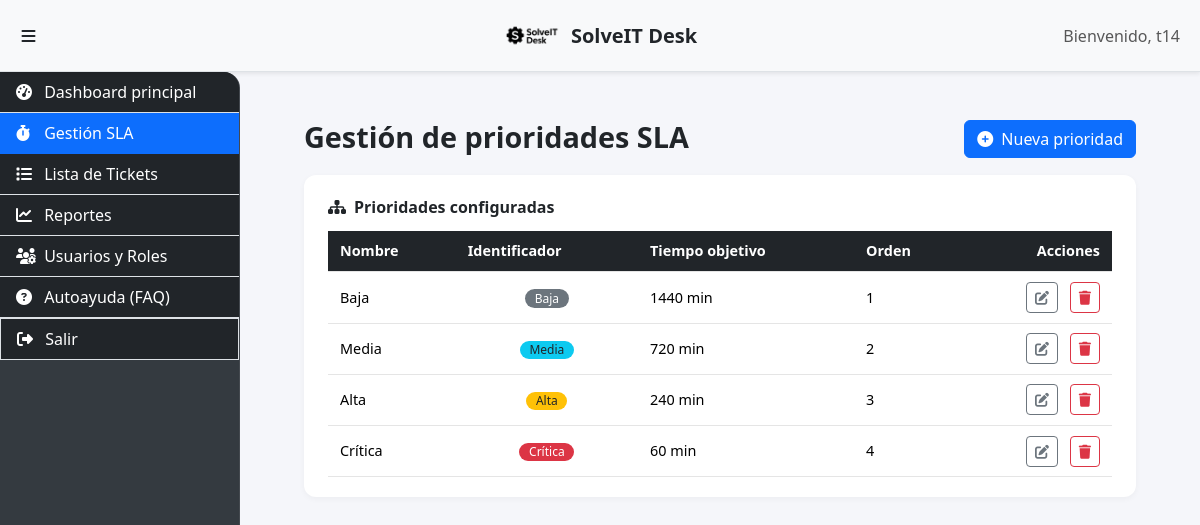
/sla/prioridades/ (signed in), run on the app's committed database.
### soporte/models.py (models this page shows, shortened)
class Prioridad(models.Model):
    clave = models.SlugField(
        max_length=50,
        unique=True,
        verbose_name="Identificador",
        help_text=(
            "Nombre corto sin espacios usado internamente para referirse a la prioridad. "
            "Por ejemplo: 'baja', 'media', 'alta'."
        ),
    )
    nombre = models.CharField(max_length=100, unique=True, verbose_name="Nombre")
    minutos_resolucion = models.PositiveIntegerField(
        verbose_name="Tiempo objetivo (minutos)",
        help_text="Tiempo máximo estimado para resolver un ticket con esta prioridad.",
    )
    orden = models.PositiveIntegerField(
        default=0,
        verbose_name="Orden",
        help_text="Se utiliza para ordenar las prioridades en los listados.",
    )
    class Meta:
        ordering = ["orden", "nombre"]
        verbose_name = "Prioridad de SLA"
        verbose_name_plural = "Prioridades de SLA"

### soporte/views.py (the view)
# urls.py: path('sla/prioridades/', views.lista_prioridades_sla, name='sla_prioridades'),
@login_required
@user_passes_test(es_personal_sla)
def lista_prioridades_sla(request):
    prioridades = Prioridad.objects.order_by("orden", "nombre")
    return render(
        request,
        'soporte/sla_prioridad_list.html',
        {
            'prioridades': prioridades,
        },
    )

### soporte/views.py (called while the page is built)
def es_personal_sla(user):
    return user.is_staff

### soporte/templates/soporte/sla_prioridad_list.html (shortened to what this page needs)
{% extends 'soporte/base.html' %}
{% block content %}
<div class="main-container">
    <div class="d-flex justify-content-between align-items-center mb-3">
        <h1 class="page-title">Gestión de prioridades SLA</h1>
        <a class="btn btn-primary" href="{% url 'sla_prioridad_crear' %}">
            <i class="fas fa-plus-circle me-1"></i> Nueva prioridad
        </a>
    </div>
    <div class="card-custom">
        <div class="card-custom-header d-flex justify-content-between align-items-center">
            <div class="d-flex align-items-center gap-2">
                <i class="fas fa-sitemap"></i>
                <span>Prioridades configuradas</span>
            </div>
        </div>
        <div class="table-responsive">
            <table class="table table-custom mb-0 align-middle">
                    <thead class="table-dark">
                        <tr>
                            <th scope="col">Nombre</th>
                            <th scope="col">Identificador</th>
                            <th scope="col">Tiempo objetivo</th>
                            <th scope="col">Orden</th>
                            <th scope="col" class="text-end">Acciones</th>
                        </tr>
                    </thead>
                    <tbody>
                        {% for prioridad in prioridades %}
                            <tr>
                                <td>{{ prioridad.nombre }}</td>
                                <td class="text-center">
                                    {% with clave=prioridad.clave %}
                                        {% if clave == 'critica' %}
                                            <span class="badge rounded-pill bg-danger">{{ prioridad.nombre }}</span>
                                        {% elif clave == 'alta' %}
                                            <span class="badge rounded-pill bg-warning text-dark">{{ prioridad.nombre }}</span>
                                        {% elif clave == 'media' %}
                                            <span class="badge rounded-pill bg-info text-dark">{{ prioridad.nombre }}</span>
                                        {% elif clave == 'baja' %}
                                            <span class="badge rounded-pill bg-secondary">{{ prioridad.nombre }}</span>
                                        {% else %}
                                            <span class="badge rounded-pill bg-primary">{{ prioridad.nombre }}</span>
                                        {% endif %}
                                    {% endwith %}
                                </td>
                                <td>{{ prioridad.minutos_resolucion }} min</td>
                                <td>{{ prioridad.orden }}</td>
                                <td class="text-end">
                                    <a href="{% url 'sla_prioridad_editar' prioridad.id %}" class="btn btn-sm btn-outline-secondary me-2">
                                        <i class="fas fa-edit"></i>
                                    </a>
                                    <a href="{% url 'sla_prioridad_eliminar' prioridad.id %}" class="btn btn-sm btn-outline-danger">
                                        <i class="fas fa-trash"></i>
                                    </a>
                                </td>
                            </tr>
                        {% empty %}
                            <tr>
                                <td colspan="5" class="text-center py-4 text-muted">No hay prioridades configuradas.</td>
                            </tr>
                        {% endfor %}
                    </tbody>
                </table>
        </div>
    </div>
</div>
{% endblock %}

### soporte/templates/soporte/base.html (shortened to what this page needs)
{% load static %}
<!DOCTYPE html>
<html lang="es">
<head>
    <link href="https://cdn.jsdelivr.net/npm/bootstrap@5.3.3/dist/css/bootstrap.min.css" rel="stylesheet">
    <link rel="stylesheet" href="https://cdnjs.cloudflare.com/ajax/libs/font-awesome/6.5.2/css/all.min.css">
    <link rel="stylesheet" href="{% static 'soporte/css/styles.css' %}">
</head>
<body>
    <div class="d-flex" id="wrapper">
        <div id="sidebar-wrapper">
            <div class="list-group list-group-flush">
                {% if request.user.is_staff %}
                <a href="{% url 'dashboard_principal' %}" class="list-group-item list-group-item-action bg-dark text-white">
                    <i class="fas fa-tachometer-alt"></i> Dashboard principal
                </a>
                <a href="{% url 'sla_prioridades' %}" class="list-group-item list-group-item-action bg-dark text-white">
                    <i class="fas fa-stopwatch"></i> Gestión SLA
                </a>
                {% endif %}
                <a href="{% url 'home_tickets' %}" class="list-group-item list-group-item-action bg-dark text-white">
                    <i class="fas fa-list"></i> Lista de Tickets
                </a>
                {% if request.user.is_superuser %}
                    <a href="{% url 'dashboard_de_reportes' %}" class="list-group-item list-group-item-action bg-dark text-white">
                        <i class="fas fa-chart-line"></i> Reportes
                    </a>
                    <a href="{% url 'mantenedor_usuarios' %}" class="list-group-item list-group-item-action bg-dark text-white">
                        <i class="fas fa-users-cog"></i> Usuarios y Roles
                    </a>
                {% endif %}
                <a href="{% url 'lista_faqs' %}" class="list-group-item list-group-item-action bg-dark text-white">
                    <i class="fas fa-question-circle"></i> Autoayuda (FAQ)
                </a>
                <form action="{% url 'logout' %}" method="post" style="display:inline;">
                    <button type="submit" class="list-group-item list-group-item-action bg-dark text-white w-100 text-start">
                        <i class="fas fa-sign-out-alt"></i> Salir
                    </button>
                </form>
            </div>
            </div>
        <div id="page-content-wrapper">
            <nav class="navbar navbar-expand-lg navbar-light navbar-top fixed-top border-bottom">
                <div class="container-fluid position-relative d-flex align-items-center">
                    <button id="sidebarToggle" class="btn sidebar-toggle-btn me-2" type="button" aria-label="Mostrar/ocultar menú">
                        <i class="fas fa-bars"></i>
                    </button>
                    <ul class="navbar-nav ms-auto mt-2 mt-lg-0">
                        <li class="nav-item active">
                            <span class="nav-link">Bienvenido, {{ request.user.username }}</span>
                        </li>
                    </ul>
                    <a href="{% url 'dashboard_principal' %}" class="navbar-brand main-navbar-brand d-flex align-items-center justify-content-center gap-2 position-absolute top-50 start-50 translate-middle">
                        <img src="{% static 'soporte/solveit-desk.png' %}" alt="SolveIT Desk" class="brand-logo">
                        <span class="brand-text">SolveIT Desk</span>
                    </a>
                </div>
            </nav>
            <div class="main-container">
                {% block content %}{% endblock %}
            </div>
        </div>
    </div>
</body>
</html>

### soporte/static/soporte/css/styles.css (style rules this page uses)
:root { --sidebar-w: 15rem; --header-h: 56px; --toggle-size: 46px; --toggle-radius: 12px; --header-bg: #f8f9fa; }
body { overflow-x: hidden; background-color: #f5f6fa; }
.navbar-brand { padding-top: 0; padding-bottom: 0; display: inline-flex; align-items: center; gap: .5rem; }
.brand-logo { height: calc(var(--header-h) - 12px); max-height: calc(var(--header-h) - 12px); width: auto; object-fit: contain; display: block; image-rendering: -webkit-optimize-contrast; }
.brand-text { line-height: 1; white-space: nowrap; }
#wrapper { display:flex; }
#sidebar-wrapper { position: fixed; top: var(--header-h); left: 0; width: var(--sidebar-w); height: calc(100vh - var(--header-h)); overflow-y: auto; background-color: #343a40; transition: transform .25s ease-out, margin-left .25s ease-out; transform: translateX(0); border-right: 1px solid rgba(255, 255, 255, 0.08); border-radius: 0 1rem 1rem 0; }
.sidebar-toggle-btn { background: transparent; border: 0; box-shadow: none; color: #212529; padding: .5rem .6rem; line-height: 1; border-radius: .5rem; }
.list-group-item.active-module, .list-group-item.active-module:focus, .list-group-item.active-module:hover { background-color: #0d6efd !important; border-color: #0d6efd !important; color: #fff !important; }
#sidebar-wrapper .list-group { width: 100%; }
#page-content-wrapper { width: 100%; transition: margin-left .25s ease-out; }
@media (min-width: 768px) { #page-content-wrapper { margin-left: var(--sidebar-w); } }
.navbar-top { background-color: var(--header-bg); box-shadow: 0 0.125rem 0.25rem rgba(0, 0, 0, 0.075); min-height: 72px; }
.navbar-top.fixed-top { z-index: 1030; }
.main-navbar-brand { font-weight: 700; color: #212529; }
.main-navbar-brand .brand-logo { filter: brightness(0); }
.list-group-item i { width: 1.5rem; }
.main-container { padding: 1.5rem 2rem; }
.card-custom { background: #ffffff; border-radius: .75rem; box-shadow: 0 2px 6px rgba(0, 0, 0, .04); padding: 1.25rem 1.5rem; margin-bottom: 1rem; }
.card-custom-header { font-weight: 600; margin-bottom: .75rem; display: flex; align-items: center; gap: .5rem; }
.page-title { font-size: 1.8rem; font-weight: 700; margin-bottom: .25rem; }
.table-custom { width: 100%; border-collapse: collapse; }
.table-custom th, .table-custom td { padding: .6rem .75rem; border-bottom: 1px solid #e5e5e5; font-size: .9rem; }
.table-custom th { font-weight: 600; color: #495057; }
.table-custom thead.table-dark th { color: #fff; }
.badge { border-radius: 999px; font-size: .75rem; font-weight: 500; padding: .2rem .6rem; }

### data on the page
Prioridad: nombre "Baja", minutos_resolucion "1440", orden "1"
Prioridad: nombre "Media", minutos_resolucion "720", orden "2"
Prioridad: nombre "Alta", minutos_resolucion "240", orden "3"
Prioridad: nombre "Crítica", minutos_resolucion "60", orden "4"

### other printed values
{{ request.user.username }} "t14"
